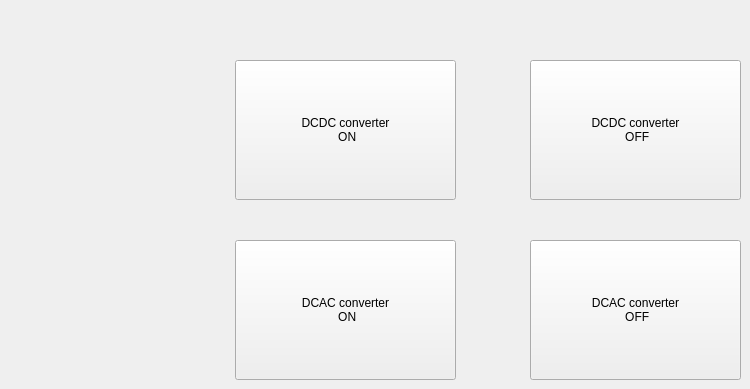
           <widget class="QWidget" name="Switch_page">
            <property name="cursor">
             <cursorShape>ArrowCursor</cursorShape>
            </property>
            <widget class="QToolButton" name="Switch_off">
             <property name="geometry">
              <rect>
               <x>530</x>
               <y>240</y>
               <width>211</width>
               <height>140</height>
              </rect>
             </property>
             <property name="sizePolicy">
              <sizepolicy hsizetype="Expanding" vsizetype="Fixed">
               <horstretch>0</horstretch>
               <verstretch>0</verstretch>
              </sizepolicy>
             </property>
             <property name="minimumSize">
              <size>
               <width>100</width>
               <height>100</height>
              </size>
             </property>
             <property name="cursor">
              <cursorShape>ArrowCursor</cursorShape>
             </property>
             <property name="text">
              <string>DCAC converter 
 OFF</string>
             </property>
             <property name="icon">
              <iconset resource="image.qrc">
               <normaloff>:/new_ui/UI/开关机-02.png</normaloff>:/new_ui/UI/开关机-02.png</iconset>
             </property>
             <property name="iconSize">
              <size>
               <width>96</width>
               <height>96</height>
              </size>
             </property>
             <property name="toolButtonStyle">
              <enum>Qt::ToolButtonTextUnderIcon</enum>
             </property>
            </widget>
            <widget class="QToolButton" name="Switch_on">
             <property name="geometry">
              <rect>
               <x>235</x>
               <y>240</y>
               <width>221</width>
               <height>140</height>
              </rect>
             </property>
             <property name="sizePolicy">
              <sizepolicy hsizetype="Expanding" vsizetype="Fixed">
               <horstretch>0</horstretch>
               <verstretch>0</verstretch>
              </sizepolicy>
             </property>
             <property name="minimumSize">
              <size>
               <width>100</width>
               <height>100</height>
              </size>
             </property>
             <property name="cursor">
              <cursorShape>ArrowCursor</cursorShape>
             </property>
             <property name="text">
              <string>DCAC converter
 ON</string>
             </property>
             <property name="icon">
              <iconset resource="image.qrc">
               <normaloff>:/new_ui/UI/开关机-01.png</normaloff>:/new_ui/UI/开关机-01.png</iconset>
             </property>
             <property name="iconSize">
              <size>
               <width>96</width>
               <height>96</height>
              </size>
             </property>
             <property name="autoRepeatInterval">
              <number>100</number>
             </property>
             <property name="toolButtonStyle">
              <enum>Qt::ToolButtonTextUnderIcon</enum>
             </property>
            </widget>
            <widget class="QToolButton" name="Switch_off_Inv">
             <property name="geometry">
              <rect>
               <x>530</x>
               <y>60</y>
               <width>211</width>
               <height>140</height>
              </rect>
             </property>
             <property name="sizePolicy">
              <sizepolicy hsizetype="Expanding" vsizetype="Fixed">
               <horstretch>0</horstretch>
               <verstretch>0</verstretch>
              </sizepolicy>
             </property>
             <property name="minimumSize">
              <size>
               <width>100</width>
               <height>100</height>
              </size>
             </property>
             <property name="cursor">
              <cursorShape>ArrowCursor</cursorShape>
             </property>
             <property name="text">
              <string>DCDC converter
 OFF</string>
             </property>
             <property name="icon">
              <iconset resource="image.qrc">
               <normaloff>:/new_ui/UI/开关机-02.png</normaloff>:/new_ui/UI/开关机-02.png</iconset>
             </property>
             <property name="iconSize">
              <size>
               <width>96</width>
               <height>96</height>
              </size>
             </property>
             <property name="toolButtonStyle">
              <enum>Qt::ToolButtonTextUnderIcon</enum>
             </property>
            </widget>
            <widget class="QToolButton" name="Switch_on_Inv">
             <property name="geometry">
              <rect>
               <x>235</x>
               <y>60</y>
               <width>221</width>
               <height>140</height>
              </rect>
             </property>
             <property name="sizePolicy">
              <sizepolicy hsizetype="Expanding" vsizetype="Fixed">
               <horstretch>0</horstretch>
               <verstretch>0</verstretch>
              </sizepolicy>
             </property>
             <property name="minimumSize">
              <size>
               <width>100</width>
               <height>100</height>
              </size>
             </property>
             <property name="cursor">
              <cursorShape>ArrowCursor</cursorShape>
             </property>
             <property name="text">
              <string>DCDC converter
 ON</string>
             </property>
             <property name="icon">
              <iconset resource="image.qrc">
               <normaloff>:/new_ui/UI/开关机-01.png</normaloff>:/new_ui/UI/开关机-01.png</iconset>
             </property>
             <property name="iconSize">
              <size>
               <width>96</width>
               <height>96</height>
              </size>
             </property>
             <property name="autoRepeatInterval">
              <number>100</number>
             </property>
             <property name="toolButtonStyle">
              <enum>Qt::ToolButtonTextUnderIcon</enum>
             </property>
            </widget>
           </widget>
